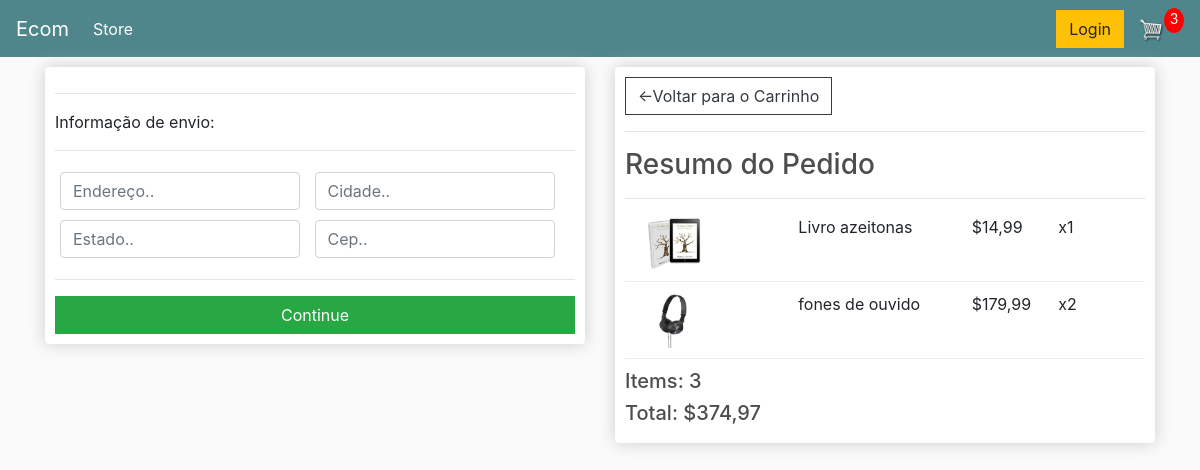
/checkout/ (signed in), run on an earlier commit of the app's database.
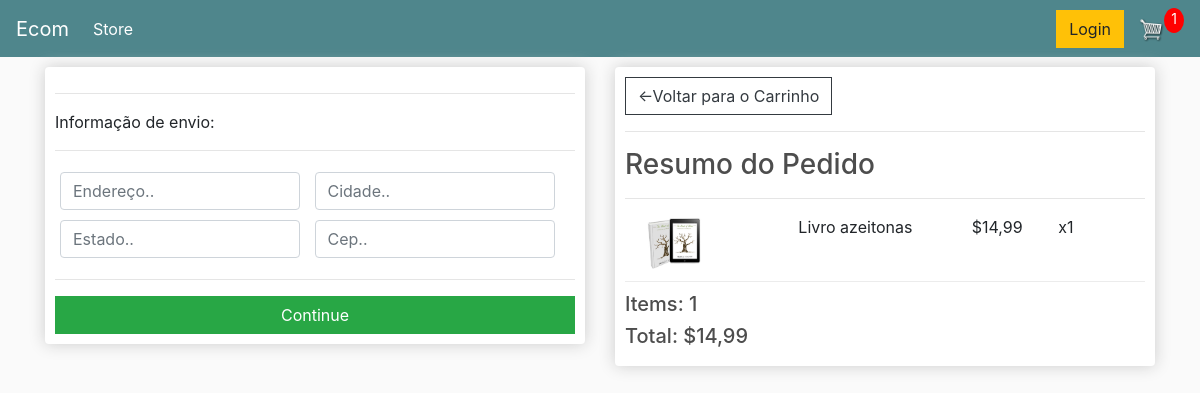
And on a later commit of the database.
### store/models.py (models this page shows, shortened)
class ItemPedido(models.Model):
    produto = models.ForeignKey(Produtos, on_delete=models.SET_NULL, blank=True, null=True)
    pedido = models.ForeignKey(Pedido, on_delete=models.SET_NULL, blank=True, null=True)
    quantidade = models.IntegerField(default=0, null=True, blank=True)
    data_adicionado = models.DateTimeField(auto_now_add=True)
    @property
    def get_total(self):
        total = self.produto.preco * self.quantidade
        return total

class Produtos(models.Model):
    name = models.CharField(max_length=200, null=True)
    preco = models.DecimalField(max_digits=7, decimal_places=2)
    digital = models.BooleanField(default=False, null=True, blank=False)
    imagem = models.ImageField(null=True, blank=True)
    @property
    def imagemURL(self):
        try:
            url = self.imagem.url
        except:
            url = ''
        return url

class Pedido(models.Model):
    cliente = models.ForeignKey(Cliente, on_delete=models.SET_NULL, blank=True, null=True)
    data_pedido = models.DateTimeField(auto_now_add=True)
    completo = models.BooleanField(default=False, null=True, blank=False)
    transacao_id = models.CharField(max_length=200, null=True)
    @property
    def envio(self):
        envio = False
        pedidoitems = self.itempedido_set.all()
        for i in pedidoitems:
            if i.produto.digital == False:
                envio = True
        return envio
    @property
    def get_cart_total(self):
        pedidoitems = self.itempedido_set.all()
        total = sum([item.get_total for item in pedidoitems])
        return total
    @property
    def get_cart_items(self):
        pedidoitems = self.itempedido_set.all()
        total = sum([item.quantidade for item in pedidoitems])
        return total

### store/views.py (the view)
# urls.py: path('checkout/', checkout, name="checkout"),
def checkout(request):
    data = cartData(request)
    carrinhoItems = data['carrinhoItems']
    pedido = data['pedido']
    items = data['items']
    context = {'items':items, 'pedido':pedido, 'carrinhoItems':carrinhoItems}
    return render(request, 'store/checkout.html', context)

### store/utils.py (called while the page is built)
def cartData(request):
    if request.user.is_authenticated:
        cliente = request.user.cliente
        pedido, created = Pedido.objects.get_or_create(cliente=cliente, completo=False)
        items = pedido.itempedido_set.all()
        carrinhoItems = pedido.get_cart_items
    else:
        cookieData = cookieCart(request)
        carrinhoItems = cookieData['carrinhoItems']
        pedido = cookieData['pedido']
        items = cookieData['items']
    return {'carrinhoItems':carrinhoItems, 'pedido':pedido, 'items':items}

### store/templates/store/checkout.html (shortened to what this page needs)
{% extends 'store/main.html' %}
{% load static %}
{% block content %}
<div class="row">
    <div class="col-lg-6">
        <div class="box-element" id="form-wrapper">
            <form id="form">
                <div id="shipping-info">
                    <hr>
                    <p>Informação de envio:</p>
                    <hr>
                    <div class="form-field">
                        <input class="form-control" type="text" name="endereco" placeholder="Endereço..">
                    </div>
                    <div class="form-field">
                        <input class="form-control" type="text" name="cidade" placeholder="Cidade..">
                    </div>
                    <div class="form-field">
                        <input class="form-control" type="text" name="estado" placeholder="Estado..">
                    </div>
                    <div class="form-field">
                        <input class="form-control" type="text" name="cep" placeholder="Cep..">
                    </div>
                </div>
                <hr>
                <input id="form-button" class="btn btn-success btn-block" type="submit" value="Continue">
            </form>
        </div>
        <br>
    </div>
    <div class="col-lg-6">
        <div class="box-element">
            <a class="btn btn-outline-dark" href="{% url 'cart' %}">&#x2190;Voltar para o Carrinho</a>
            <hr>
            <h3>Resumo do Pedido</h3>
            <hr>
            {% for item in items %}
            <div class="cart-row">
                <div style="flex:2"><img class="row-image" src="{{ item.produto.imagemURL }}"></div>
                <div style="flex:2"><p>{{ item.produto.name }}</p></div>
                <div style="flex:1"><p>${{ item.produto.preco }}</p></div>
                <div style="flex:1"><p>x{{ item.quantidade }}</p></div>
            </div>
            {% endfor %}
            <h5>Items: {{ pedido.get_cart_items }}</h5>
            <h5>Total: ${{ pedido.get_cart_total|floatformat:2 }}</h5>
        </div>
    </div>
</div>
{% endblock content %}

What changed in the data, as far as the page shows it:
removed ItemPedido: produto.imagemURL (picture), produto.name "fones de ouvido", produto.preco "179,99", quantidade "2"
no longer on this page (row edited): Pedido: get_cart_items "3", get_cart_total "374,97"
added Pedido: get_cart_items "1", get_cart_total "14,99"
Also different on the page:
{{ carrinhoItems }}: "3" → "1"
